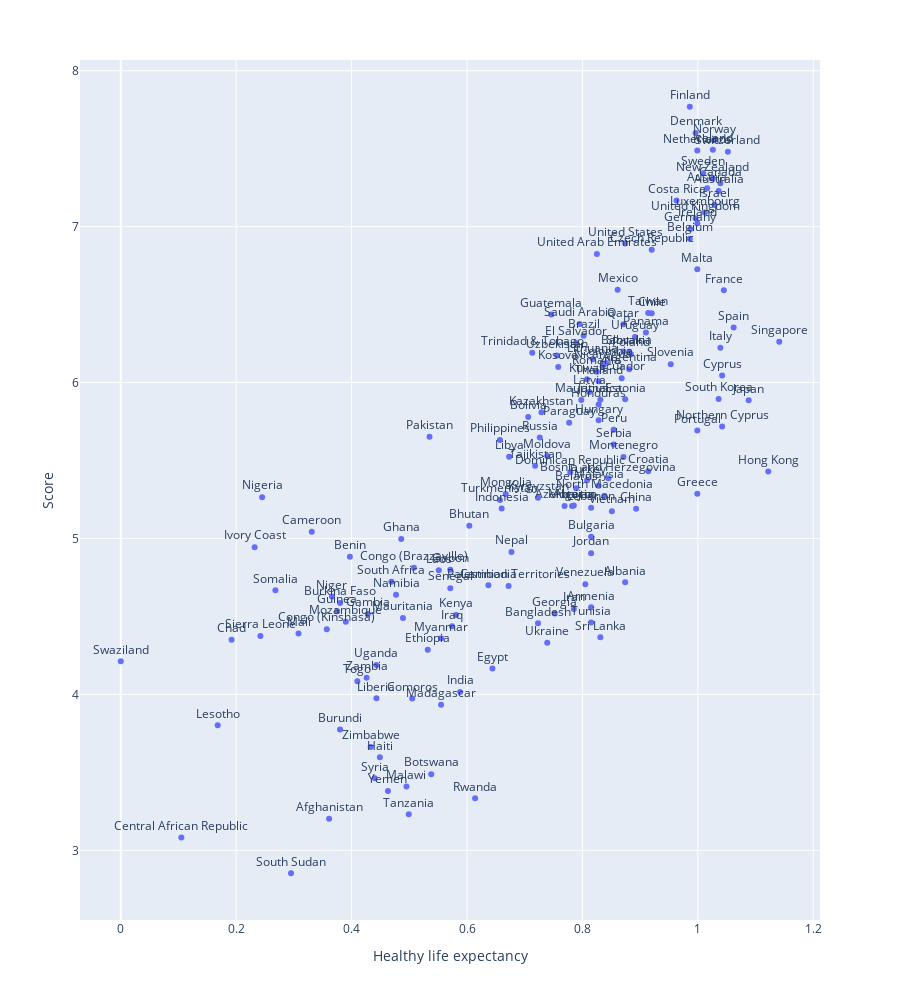

Notebook source saved alongside this figure:
### Markdown cell above
MINI CHALLENGE #4: 
- Plot a similar type of plots for 'Healthy life expectancy' and 'Score'

### Code cell
# Plot the relationship between score and healthy life expectancy
fig = px.scatter(happy_df, x = 'Healthy life expectancy', y = "Score", text = 'Country or region')
fig.update_traces(textposition = 'top center')
fig.update_layout(height = 1000)
fig.show()

### Figure 1 — Plotly figure (JSON) as saved in the notebook; plotly's stock layout.template omitted (floating-point values rounded to 4 significant figures; data arrays with more than 128 entries replaced by an {"elided": "..."} marker saying what was removed)
{"data": [{"hovertemplate": "Healthy life expectancy=%{x}<br>Score=%{y}<br>Country or region=%{text}<extra></extra>", "legendgroup": "", "marker": {"color": "#636efa", "symbol": "circle"}, "mode": "markers+text", "name": "", "orientation": "v", "showlegend": false, "text": {"elided": "156 str values"}, "textposition": "top center", "type": "scatter", "x": {"elided": "156 float values"}, "xaxis": "x", "y": {"elided": "156 float values"}, "yaxis": "y"}], "layout": {"height": 1000, "legend": {"tracegroupgap": 0}, "margin": {"t": 60}, "xaxis": {"anchor": "y", "domain": [0, 1], "title": {"text": "Healthy life expectancy"}}, "yaxis": {"anchor": "x", "domain": [0, 1], "title": {"text": "Score"}}}}
